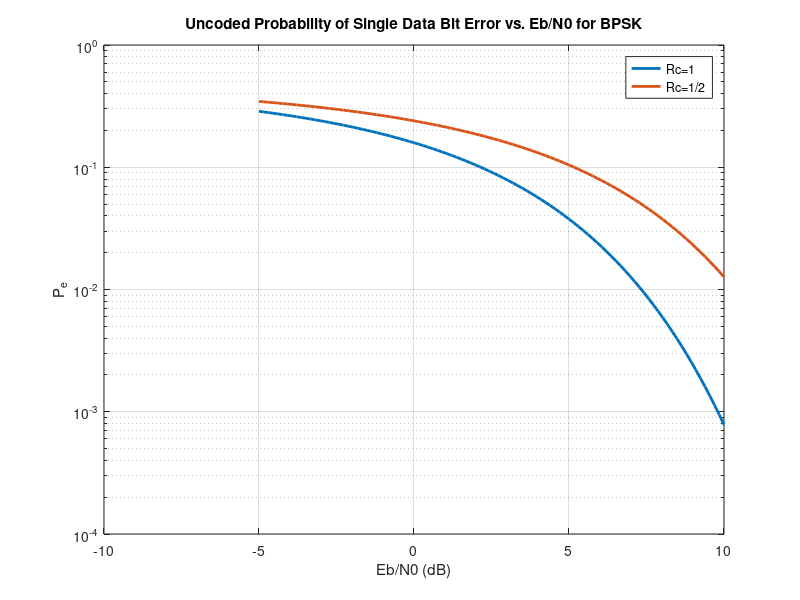

The MATLAB script that drew this image:
%% Prob 2.a

% Define Eb/N0 values in dB
EbN0dB_1 = linspace(-5, 10, 100);

% Convert Eb/N0 to linear scale
EbN0_1 = 10.^(EbN0dB_1 / 10);

% Calculate the theoretical Pe for BPSK
Pe_theoretical = qfunc(sqrt(EbN0_1));
% Plot the results
figure(1);

semilogy(EbN0dB_1, Pe_theoretical, 'LineWidth', 2);
title('Uncoded Probability of Single Data Bit Error vs. Eb/N0 for BPSK');
xlabel('Eb/N0 (dB)');
ylabel('P_e');
grid on;

%% Problem 2.b
% Define Eb/N0 values in dB
EbN0dB_2 = linspace(-5, 10, 100);

% Convert Eb/N0 to linear scale
EbN0_2 = 10.^(EbN0dB_2 / 10);

% Calculate the theoretical Pe for BPSK
Pb_theoretical_2 = qfunc(sqrt(EbN0_2*0.5));

% Plot the results
hold on
semilogy(EbN0dB_2, Pb_theoretical_2, 'LineWidth', 2);
title('Uncoded Probability of Single Data Bit Error vs. Eb/N0 for BPSK');
xlabel('Eb/N0 (dB)');
ylabel('P_e');
grid on;
legend('Rc=1','Rc=1/2')